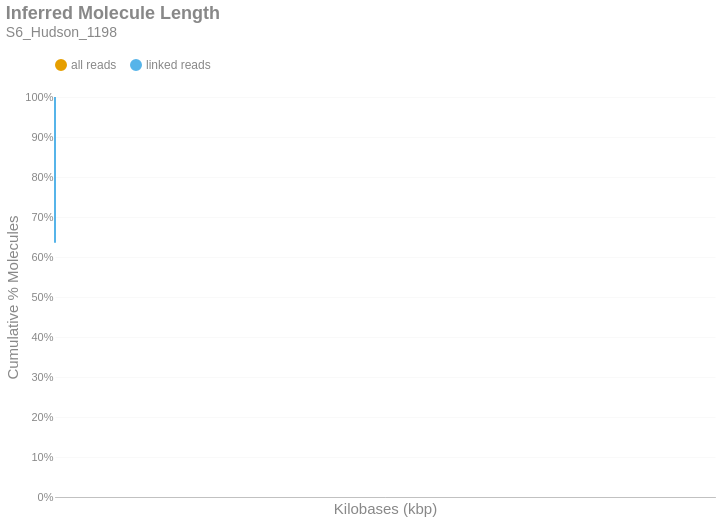

The notebook cell this image was saved under:
### Markdown cell above
### Inferred Molecule Length
This is the cumulative frequency distribution of molecule lengths inferred from the first and last alignment positions along a contig for all alignments associated with a single linked-read barcode on a given contig.There are two distributions: one with `all` the alignments (yellow) and another with only `linked reads` (blue). The percent of molecules in the `linked reads` distribution is relative to the total number of linked molecules.

### Code cell
if SKIPLR:
    print_html(f"Skipped")
else:
    binned_df = consolidated_hist(valids['length_inferred']/1000, mask, 10, True)
    binned_df = binned_df.with_columns(
        pl.when(pl.col('bin').cast(pl.Utf8) == '0').then(pl.lit('1')).otherwise(pl.col('bin').cast(pl.Utf8)).alias('bin')
    )
    with SafeRender(binned_df):
        (
            density_plot(binned_df, 'Inferred Molecule Length', samplename, 'inferredlen')
            .transform_calculate(bin_kb='datum.bin / 1000')
            .encode(
                x=alt.X('bin_kb:Q', title="Kilobases (kbp)").scale(type='log', padding=0).axis(labelAngle=-40),
                y=alt.Y('value:Q', title='Cumulative % Molecules')
                    .axis(format='%')
                    .stack(False)
                    .scale(domainMin=0, domainMax=1,padding=0),
                color=alt.Color("key:N").scale(domain = ["all reads", "linked reads"]),
                tooltip = [
                    alt.Tooltip("key:N", title = "Data Type"),
                    alt.Tooltip("range_label:N", title="Kilobases"),
                    alt.Tooltip("value:Q", format = ".2%", title="% Molecules (Cum.)")
                ]
            )
        ).display()

### Figure 1 — Vega-Lite specification as saved in the notebook (floating-point values rounded to 4 significant figures)
{"width": "container", "height": 400, "config": {"title": {"anchor": "start", "dy": -15, "fontSize": 18, "color": "#888888", "subtitleColor": "#888888", "subtitleFontSize": 14}, "arc": {"fill": "#0072B2"}, "axis": {"domainColor": "#888888", "domainWidth": 0.5, "gridWidth": 0.2, "grid": false, "titleFontWeight": 400, "titleFontSize": 15, "labelFontSize": 11, "labelColor": "#888888", "tickColor": "#888888", "tickWidth": 0.2, "titleColor": "#888888"}, "axisBand": {"grid": false}, "axisX": {"grid": true, "tickSize": 10, "domainCap": "round"}, "axisY": {"domain": false, "grid": true, "tickSize": 0, "domainCap": "round"}, "background": "transparent", "header": {"labelFontSize": 15, "labelColor": "#888888", "titleFontSize": 15, "titleFontWeight": 600, "titleColor": "#888888"}, "legend": {"labelFont": "sans-serif", "labelFontSize": 12, "labelColor": "#888888", "symbolSize": 100, "symbolType": "circle", "titleFontSize": 12, "titlePadding": 10, "titleColor": "#888888", "title": null, "orient": "top"}, "range": {"category": ["#E69F00", "#56B4E9", "#009E73", "#F0E442", "#0072B2", "#D55E00", "#CC79A7", "#000000"], "diverging": ["#cfe8f3", "#a2d4ec", "#73bfe2", "#46abdb", "#1696d2", "#12719e"]}, "area": {"fill": "#0072B2", "fillOpacity": 0.7, "line": true, "strokeOpacity": 0.7}, "line": {"color": "#0072B2", "stroke": "#0072B2", "strokeWidth": 2}, "trail": {"color": "#0072B2", "stroke": "#0072B2", "strokeWidth": 0, "size": 1}, "point": {"filled": true, "fillOpacity": 1.0, "size": 95}, "text": {"color": "#888888", "fontSize": 11, "align": "right", "fontWeight": 400, "size": 11}, "bar": {"fill": "#0072B2", "stroke": null}, "view": {"stroke": null, "continuousWidth": 660, "continuousHeight": 400}}, "data": {"name": "data-cad80bd4d28961ceb00b4f0b707d4a69"}, "mark": {"type": "line", "interpolate": "monotone", "point": {"opacity": 0, "size": 275}}, "encoding": {"color": {"field": "key", "scale": {"domain": ["all reads", "linked reads"]}, "type": "nominal"}, "tooltip": [{"field": "key", "title": "Data Type", "type": "nominal"}, {"field": "range_label", "title": "Kilobases", "type": "nominal"}, {"field": "value", "format": ".2%", "title": "% Molecules (Cum.)", "type": "quantitative"}], "x": {"axis": {"labelAngle": -40}, "field": "bin_kb", "scale": {"type": "log", "padding": 0}, "title": "Kilobases (kbp)", "type": "quantitative"}, "y": {"axis": {"format": "%"}, "field": "value", "scale": {"domainMin": 0, "domainMax": 1, "padding": 0}, "stack": false, "title": "Cumulative % Molecules", "type": "quantitative"}}, "params": [{"name": "param_c36ac31b6afebe62", "select": {"type": "point", "fields": ["key"]}, "bind": "legend"}], "title": {"text": "Inferred Molecule Length", "subtitle": "S6_Hudson_1198"}, "transform": [{"fold": ["all reads (cumsum)", "linked reads (cumsum)"]}, {"calculate": "replace(datum.key, ' (cumsum)', '')", "as": "key"}, {"filter": {"param": "param_c36ac31b6afebe62"}}, {"calculate": "datum.bin / 1000", "as": "bin_kb"}], "usermeta": {"embedOptions": {"downloadFileName": "S6_Hudson_1198.inferredlen"}}, "$schema": "https://vega.github.io/schema/vega-lite/v6.1.0.json", "datasets": {"data-cad80bd4d28961ceb00b4f0b707d4a69": [{"bin": "0.0", "interval": "0.0-10.0", "all reads": 0.8825, "linked reads": 0.6359, "all reads (cumsum)": 0.8825, "linked reads (cumsum)": 0.6359, "range_label": "0-9"}, {"bin": "10.0", "interval": "10.0-20.0", "all reads": 0.07086, "linked reads": 0.2193, "all reads (cumsum)": 0.9534, "linked reads (cumsum)": 0.8552, "range_label": "10-19"}, {"bin": "20.0", "interval": "20.0-30.0", "all reads": 0.02975, "linked reads": 0.09246, "all reads (cumsum)": 0.9831, "linked reads (cumsum)": 0.9477, "range_label": "20-29"}, {"bin": "30.0", "interval": "30.0-40.0", "all reads": 0.01104, "linked reads": 0.03428, "all reads (cumsum)": 0.9942, "linked reads (cumsum)": 0.9819, "range_label": "30-39"}, {"bin": "40.0", "interval": "40.0-50.0", "all reads": 0.003992, "linked reads": 0.01232, "all reads (cumsum)": 0.9982, "linked reads (cumsum)": 0.9943, "range_label": "40-49"}, {"bin": "50.0", "interval": "50.0-60.0", "all reads": 0.001211, "linked reads": 0.003785, "all reads (cumsum)": 0.9994, "linked reads (cumsum)": 0.998, "range_label": "50-59"}, {"bin": "60.0", "interval": "60.0-70.0", "all reads": 0.0004034, "linked reads": 0.00126, "all reads (cumsum)": 0.9998, "linked reads (cumsum)": 0.9993, "range_label": "60-69"}, {"bin": "70.0", "interval": "70.0-80.0", "all reads": 0.0001357, "linked reads": 0.0004241, "all reads (cumsum)": 0.9999, "linked reads (cumsum)": 0.9997, "range_label": "70-79"}, {"bin": "80.0", "interval": "80.0-90.0", "all reads": 5.236e-05, "linked reads": 0.0001631, "all reads (cumsum)": 1.0, "linked reads (cumsum)": 0.9999, "range_label": "80-89"}, {"bin": "90.0", "interval": "90.0-100.0", "all reads": 2.026e-05, "linked reads": 6.344e-05, "all reads (cumsum)": 1.0, "linked reads (cumsum)": 1.0, "range_label": "90-99"}, {"bin": "100.0", "interval": "100.0-110.0", "all reads": 8.432e-06, "linked reads": 2.64e-05, "all reads (cumsum)": 1.0, "linked reads (cumsum)": 1.0, "range_label": "100-109"}, {"bin": "110.0", "interval": "110.0-120.0", "all reads": 3.808e-06, "linked reads": 1.192e-05, "all reads (cumsum)": 1.0, "linked reads (cumsum)": 1.0, "range_label": "110-119"}, {"bin": "120.0", "interval": "120.0-130.0", "all reads": 8.16e-07, "linked reads": 2.555e-06, "all reads (cumsum)": 1.0, "linked reads (cumsum)": 1.0, "range_label": "120-129"}, {"bin": "130.0", "interval": "130.0-140.0", "all reads": 5.44e-07, "linked reads": 1.703e-06, "all reads (cumsum)": 1.0, "linked reads (cumsum)": 1.0, "range_label": "130-139"}, {"bin": "140.0", "interval": "140.0-150.0", "all reads": 4.08e-07, "linked reads": 1.277e-06, "all reads (cumsum)": 1.0, "linked reads (cumsum)": 1.0, "range_label": "140-149"}, {"bin": "150.0", "interval": "150.0-160.0", "all reads": 5.44e-07, "linked reads": 1.703e-06, "all reads (cumsum)": 1.0, "linked reads (cumsum)": 1.0, "range_label": "150-159"}, {"bin": "160.0", "interval": "160.0-170.0", "all reads": 2.72e-07, "linked reads": 8.516e-07, "all reads (cumsum)": 1.0, "linked reads (cumsum)": 1.0, "range_label": "160-169"}, {"bin": "170.0", "interval": "170.0-180.0", "all reads": 1.36e-07, "linked reads": 4.258e-07, "all reads (cumsum)": 1.0, "linked reads (cumsum)": 1.0, "range_label": "170-179"}]}}
